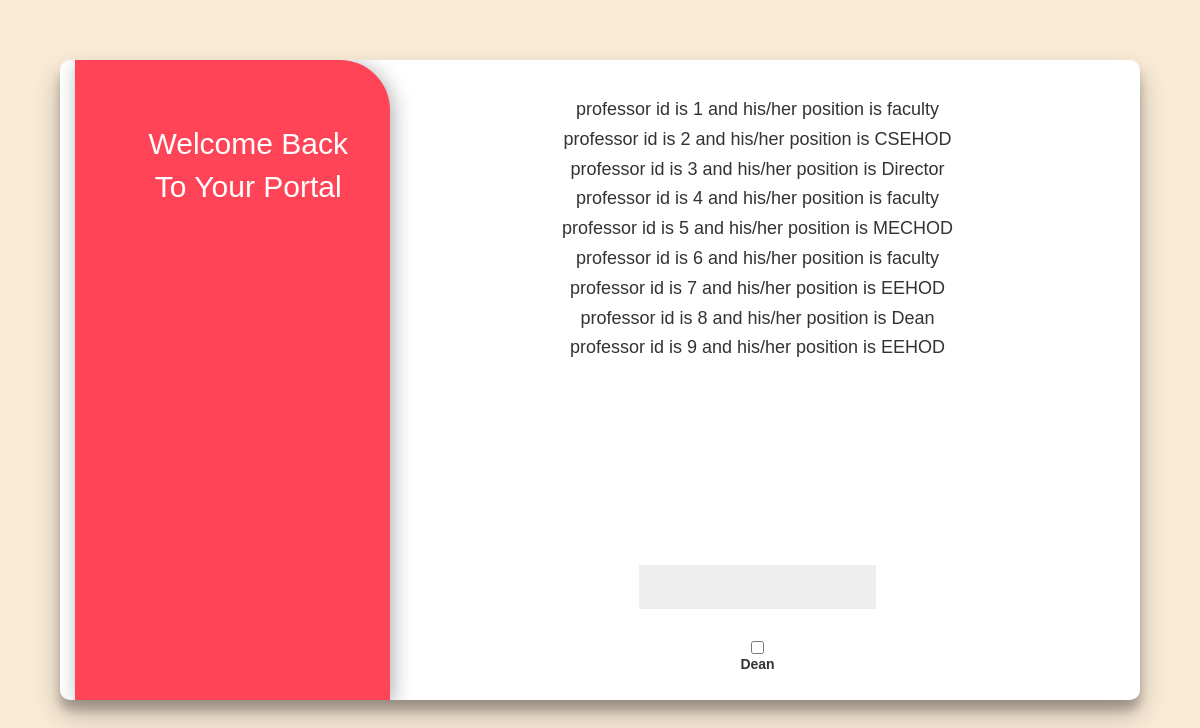
The page /changedean/1/ on the database its author committed.
### table/models.py (models this page shows)
class users_table(models.Model):
    id = models.IntegerField(primary_key = True)
    password = models.CharField(max_length = 20)
    dept_name =  models.CharField(max_length = 6)
    pos = models.CharField(max_length = 10)
    curr_pos = models.CharField(max_length = 10, default="default")

### table/views.py (the view)
# urls.py: path('changedean/<int:pro>/',views.changedean,name ="changedean"),
def changedean(request,pro):
        if request.method == 'POST':
            pro_id = request.POST['id']
            pos = request.POST['status']
            users_table.objects.filter(pos ='Dean').update(pos ='faculty')
            users_table.objects.filter(id = pro_id).update(pos ='Dean')
            return HttpResponse("done")
        else:
            try :
                p = users_table.objects.all()
            except users_table.DoesNotExist:
                p = None
            if p is None:
                return HttpResponse("No FACULTY")
            else:
                return render(request,"changedean.html",{'data':p})

### templates/changedean.html (shortened to what this page needs)
{% extends "base.html" %}
{% block child_block %}
{% for i in data %}
    <h4> professor id is {{i.id}} and his/her position is {{i.pos}} </h4>
    {% endfor %}
    <form action = "changedean", method = "POST">
        <input type= "text" name ="id"><br>
        <input type="checkbox" id="Rejected" name="status" value="Dean">
        <label for="status">Dean</label><br>
      </form>
{% endblock %}

### templates/base.html (shortened to what this page needs)
<!DOCTYPE html>
<html><head>
    <link rel="stylesheet" href="https://maxcdn.bootstrapcdn.com/bootstrap/3.3.7/css/bootstrap.min.css">
   </head>
<body><div class="container" id="container">
	<div class="overlay-container">
    <div class="welcome-heading">Welcome Back To Your Portal</div>
	</div>
    <div class="details-pane">
        {% block child_block %}
    {% endblock %}
    </div>
</div>
</body></html>

### templates/base.html (style rules this page uses)
body, html { background : url("https://image.shutterstock.com/image-photo/abstract-colorful-background-on-bokeh-260nw-492496099.jpg"); height: 100%; background-position: center; background-repeat: no-repeat; background-size: cover; height: 100%; text-align : center; }
body { background:antiquewhite !important; height: 100%; background-position: center; background-repeat: no-repeat; background-size: cover; }
* { box-sizing: border-box; }
.overlay-container { position: relative; top: 0; width: 30%; height: 100%; overflow: auto; transition: transform 0.6s ease-in-out; z-index: 100; background-color: #ff4457; display: block; box-shadow: 3px 3px 20px #00000052; border-radius: 0px 50px 0px 00px; }
.welcome-heading { font-size: 30px; font-family: 'Montserrat', sans-serif; color: white; padding: 20% 10% 10% 20%; }
.details-pane { width: 70%; padding: 30px 30px; }
body { background: #f6f5f7; display: flex; justify-content: center; align-items: center; flex-direction: column; font-family: 'Montserrat', sans-serif; height: 100vh; margin: -20px 0 50px; left: 30%; }
form { background-color: #FFFFFF; display: flex; align-items: center; justify-content: center; flex-direction: column; padding: 0 50px; height: 100%; text-align: center; width: 50%; margin: auto; }
input { background-color: #eee; border: none; padding: 12px 15px; margin: 8px 0; width: 100%; }
.container { background-color: #fff; border-radius: 10px; box-shadow: 0 14px 28px rgba(0,0,0,0.25), 0 10px 10px rgba(0,0,0,0.22); position: relative; overflow: hidden; width: 90%; max-width: 90%; min-height: 480px; height: 90%; display: flex; height: 80%; }

### rows shown on the page
users_table: id "1", pos "faculty"
users_table: id "2", pos "CSEHOD"
users_table: id "3", pos "Director"
users_table: id "4", pos "faculty"
users_table: id "5", pos "MECHOD"
users_table: id "6", pos "faculty"
users_table: id "7", pos "EEHOD"
users_table: id "8", pos "Dean"
users_table: id "9", pos "EEHOD"
